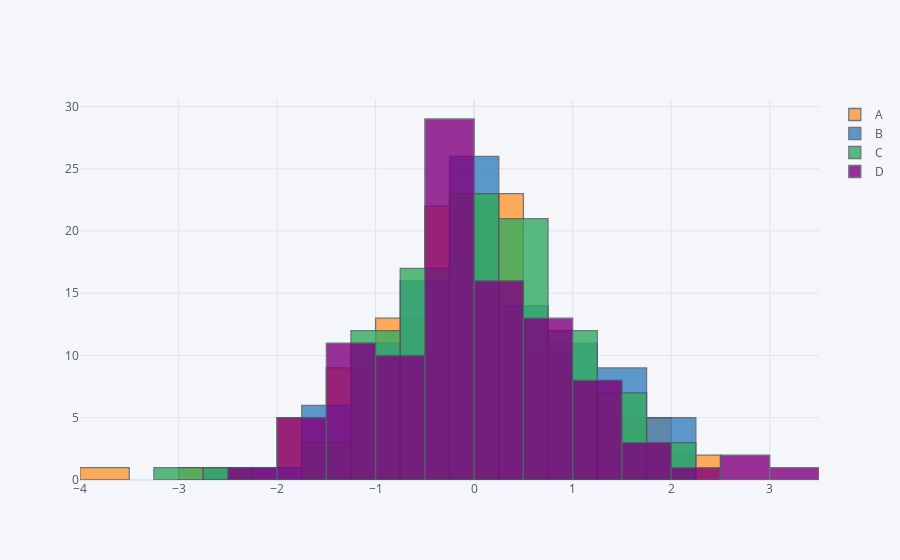

The notebook cell this image was saved under:
### Code cell
# histogra for whole dataframe
df.iplot(kind='hist')
